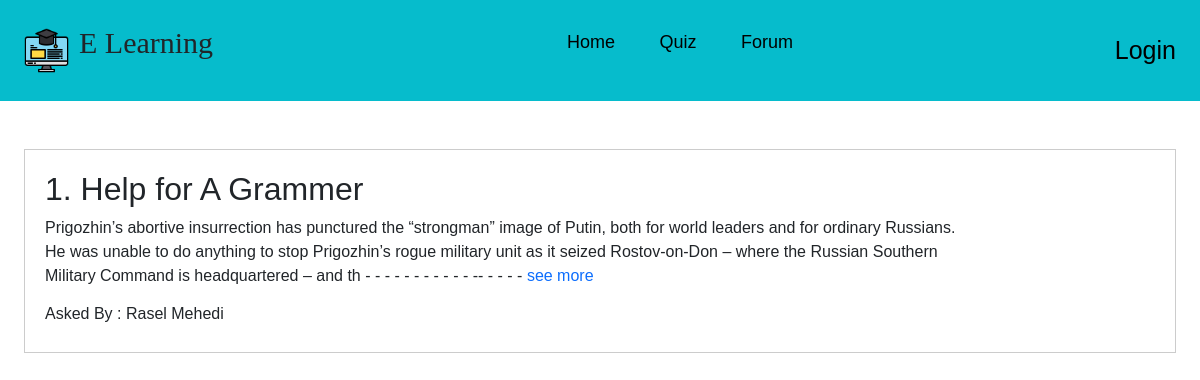
The app's page /forum/ with its own data.
### App_student/models.py (models this page shows, shortened)
class AskedQuestion(models.Model):
    student = models.ForeignKey(StudentProfile, on_delete=models.CASCADE)
    subject = models.CharField(max_length=255)
    description = models.TextField()

### App_login/models.py (models this page shows, shortened)
class StudentProfile(models.Model):
    class_6 = '6'
    class_7 = '7'
    class_8 = '8'
    class_9 = '9'
    class_10 = '10'
    class_11 = '11'
    class_12 = '12'
    class_choice = [
        (class_6, 'Six'),
        (class_7, 'Seven'),
        (class_8, 'Eight'),
        (class_9, 'Nine'),
        (class_10, 'Ten'),
        (class_11, 'Eleven'),
        (class_12, 'Twelve'),
    ]
    user = models.OneToOneField(
        User, on_delete=models.CASCADE, related_name='student_profile')
    profile_image = models.ImageField(upload_to='student_image')
    full_name = models.CharField(max_length=20, null=True, blank=True)
    your_class = models.CharField(
        max_length=2, choices=class_choice, null=True, blank=True)
    school_name = models.CharField(max_length=100, null=True, blank=True)
    phone_no = models.CharField(max_length=100, null=True, blank=True)
    date_of_birth = models.DateField(null=True, blank=True)
    join_date = models.DateField(auto_now_add=True)
    update_at = models.DateTimeField(auto_now=True)

### App_student/views.py (the view)
# urls.py: path('forum/', views.show_question, name='forum'),
def show_question(request):
    allquestion = AskedQuestion.objects.all().order_by('-id')
    return render(request, 'App_student/forum.html', context={'allquestion': allquestion})

### App_student/templatetags/custom_filters.py (called while the page is built)
@register.filter
def range_filter(value):
    if len(value)<300:
        return value
    return value[0:300]+'   - - - - - - - - - - - -- - - - -'

### templates/App_student/forum.html (shortened to what this page needs)
{% extends 'base.html' %}
{% load custom_filters %}
{% block body_block %}
<div class="row mx-4 ">
    {% for question in allquestion %}
    <div class="col-12 article">
        <div class="row">
            <div class="col-10">
                <h2>{{forloop.counter}}. {{question.subject}}</h2>
                <p>{{question.description|range_filter}} <a
                        href="{% url 'App_student:question_details' pk=question.pk%}" class="text-decoration-none">see
                        more</a></p>
                <h6>Asked By : {{question.student.full_name}}</h6>
            </div>
        </div>
        {% endfor %}
    </div>
    {% endblock body_block %}

### static/css/style.css (style rules this page uses)
* { margin: 0; padding: 0; box-sizing: border-box; font-family: Arial, Helvetica, sans-serif; }
body { width: 100%; }
html { scroll-behavior: smooth; }
.article { border: 1px solid #ccc; margin-bottom: 20px; padding: 20px; transition: all 0.5s; }

### records on screen
AskedQuestion: subject "Help for A Grammer", description|range_filter "Prigozhin’s abortive insurrection has punctured the “strongman” image of Putin, both for world leaders and for ordinary Russians. He was unable to do anything to stop Prigozhin’s rogue military unit as it seized Rostov-on-Don – where the Russian Southern Military Command is headquartered – and th - - - - - - - - - - - -- - - - -", student.full_name "Rasel Mehedi"
